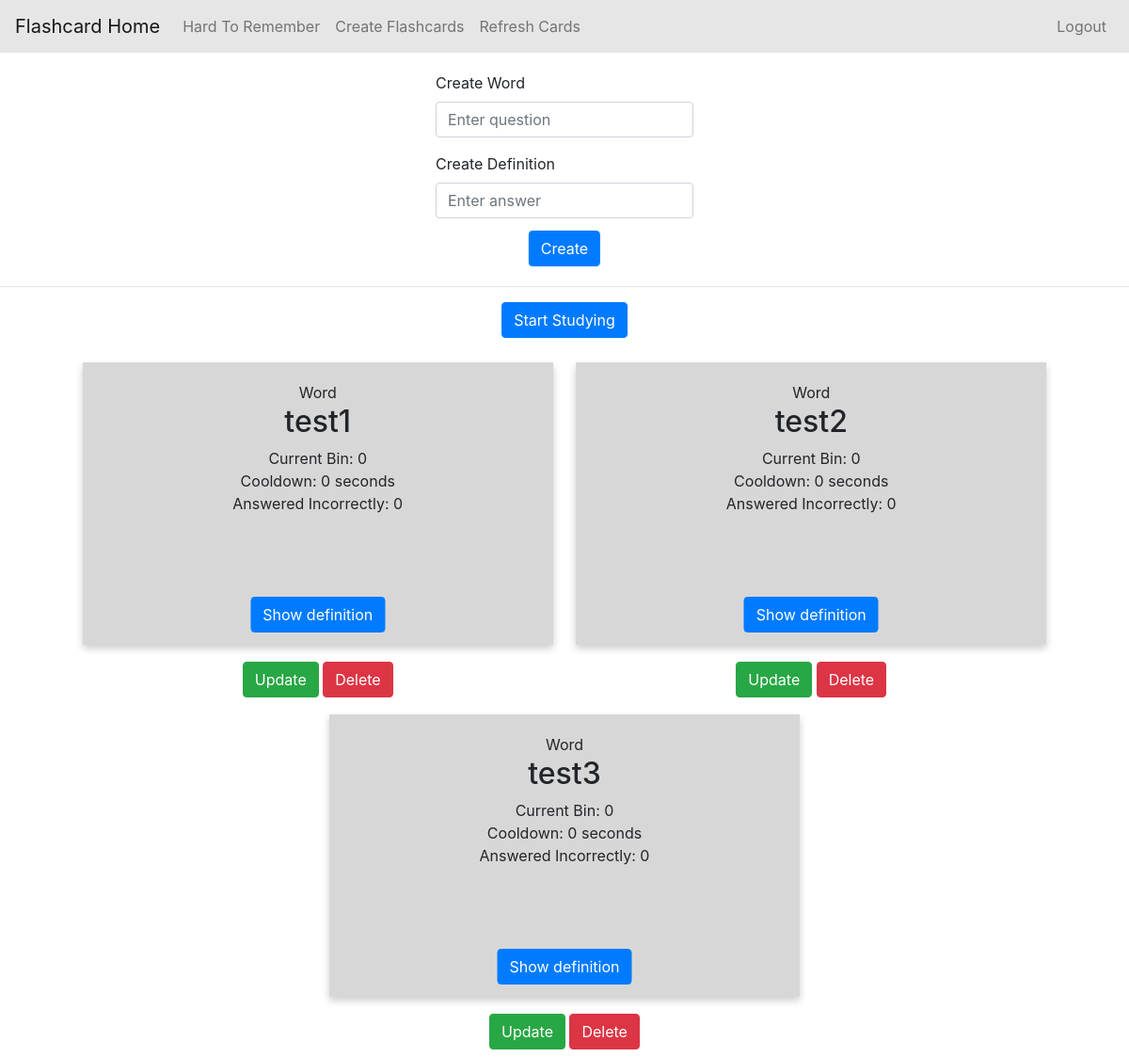
Before: /card_admin (signed in) with the older database file.
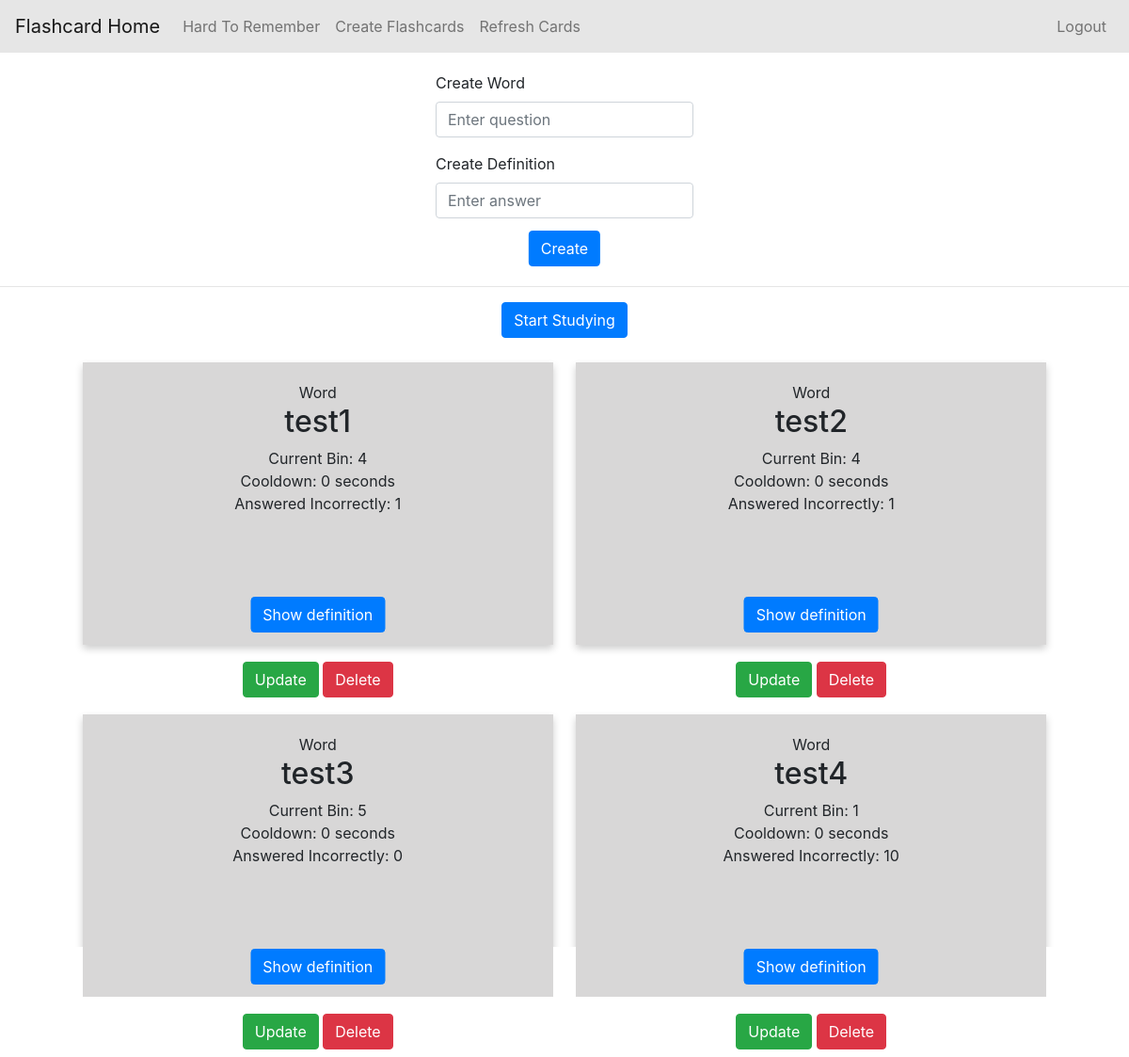
After: the same page with the newer database file.
### flash/models.py (models this page shows)
class Flashcard(models.Model):
    question = models.CharField(max_length=200)
    answer = models.CharField(max_length=200)
    hard_to_remember = models.IntegerField(default=0)
    time_cooldown = models.IntegerField(default=0)
    current_bin = models.CharField(max_length=200, default='0')
    last_bin_change = models.DateTimeField(default='2000-01-01 00:00:00.000000+00:00')
    user_id = models.ForeignKey(User, on_delete=models.CASCADE)

### flash/views.py (the view)
# urls.py: path('card_admin', views.card_admin, name='card-admin'),
def card_admin(request):
    if not request.user.is_authenticated:
        return redirect('login')
    updateTimes(request.user)
    flashcards = Flashcard.objects.filter(user_id=request.user)
    context = {
        'flashcards': flashcards
    }
    return render(request, 'flash/card_admin.html', context)

### flash/views.py (called while the page is built)
def updateTimes(user):
    flashcards = Flashcard.objects.filter(user_id=user)
    current_time = datetime.now(timezone.utc)
    print(f'Current time: {current_time}')
    for flashcard in flashcards:
        time_passed = current_time - flashcard.last_bin_change
        print('time_passed: ' + str(time_passed))
        cooldown_in_seconds = timespan[flashcard.current_bin] - time_passed.total_seconds()
        if cooldown_in_seconds < 0:
            cooldown_in_seconds = 0
        flashcard.time_cooldown = cooldown_in_seconds
        flashcard.save()
    return

### flash/templates/flash/card_admin.html (shortened to what this page needs)
{% extends 'flash/base.html' %}
{% block content %}
    <div class="form">
        <form>
            <div class="form-group">
                <label for="question">Create Word</label>
                <input type="text" class="form-control" id="question" placeholder="Enter question">
            </div>
            <div class="form-group">
                <label for="answer">Create Definition</label>
                <input type="text" class="form-control" id="answer" placeholder="Enter answer">
            </div>
            <div class="container-c">
                <div class="center mt-3">
                    <button class="btn btn-primary" onClick="create();">Create</button>
                </div>
            </div>
        </form>
    </div><br>
    <hr>
    {% if flashcards|length > 0%}
    <div style="text-align:center;" class="mt-3 mb-3">
        <button class="btn btn-primary" onClick="location.href='{% url 'flash-card-home' %}'">Start Studying</button>
    </div>
    {% endif%}
    <div style="text-align: center;">
        {% for card in flashcards %}
            <div style="display: inline-block !important;">
                <div class="flip-card d-flex justify-content-center align-items-center">
                    <div class="flip-card-inner " style="align-items:center">
                        <div class="flip-card-front">
                            <p>Word</p>
                            <h2 id="question">{{ card.question}}</h2>
                            <button class="btn btn-primary mb-2 definition-btn">Show definition</button>
                            <p>Current Bin: {{card.current_bin}}</p>
                            <p>Cooldown: {{ card.time_cooldown }} seconds</p>
                            <p>Answered Incorrectly: {{ card.hard_to_remember }}</p>
                        </div>
                        <div class="flip-card-back">
                            <p>Definition</p>
                            <h2 id="answer">{{ card.answer }}</h2>
                        </div>
                    </div>
                </div>
                <button class="btn btn-success mt-2 mb-2" onClick="update({{card.pk}});" style="text-align:center;max-width:200px;">Update</button>
                <button class="btn btn-danger mb-2 mt-2" onClick="del({{card.pk}});">Delete</button>
            </div>
        {% endfor %}
    </div>
{%endblock%}

### flash/templates/flash/base.html (shortened to what this page needs)
<html>
    <head>
        <link rel="stylesheet" href="https://cdn.jsdelivr.net/npm/bootstrap@4.0.0/dist/css/bootstrap.min.css">
        {%load static%}
        <link rel="stylesheet" type="text/css" href="../static/flash/flash.css"/>
    </head>
    <body>
        {% include 'flash/navbar.html' %}
        {% block content %}
        {% endblock %}
    </body>
</html>

### flash/templates/flash/navbar.html (shortened to what this page needs)
<nav class="navbar navbar-expand-md navbar-light" style="background-color: #e6e6e6;">
    <a class="navbar-brand" href="{% url 'flash-card-home' %}">Flashcard Home</a>
    <div class="collapse navbar-collapse" id="navbarNav">
        <ul class="navbar-nav mr-auto">
            <li class="nav-item">
                <a class="nav-link" href="{% url 'hard-to-remember' %}">Hard To Remember</a>
            </li>
            <li class="nav-item">
                <a class="nav-link" href="{% url 'card-admin' %}">Create Flashcards</a>
            </li>
            <li class="nav-item">
                <a class="nav-link" href="{% url 'admin-tool' %}">Refresh Cards</a>
            </li>
        </ul>
        <ul class="navbar-nav ml-auto">
            {% if request.user.is_authenticated %}
                <li class="nav-item">
                    <a class="nav-link" href="{% url 'logout' %}">Logout</a>
                </li>
            {% endif %}
        </ul>
    </div>
</nav>

### flash/static/flash/flash.css (style rules this page uses)
h2 { text-align: center; }
p { margin:0; }
.flip-card { width: 500px; height: 300px; cursor: pointer; margin: 10px; perspective: 1000px; }
.flip-card-inner { position: relative; width: 100%; height: 100%; text-align: center; transition: transform 0.6s; transform-style: preserve-3d; box-shadow: 0 4px 8px 0 rgba(0,0,0,0.2); }
.flip-card-front, .flip-card-back { position: absolute; top: 0; left: 0; width: 100%; height: 100%; backface-visibility: hidden; box-sizing: border-box; padding: 20px; text-align: center; overflow-y: scroll; -ms-overflow-style: none; scrollbar-width: none; }
.flip-card-front { background-color: #d8d7d7; }
.flip-card-back { background-color: #d8d7d7; transform: rotateY(180deg); }
.container-c { position: relative; }
.center { margin: 0; position: absolute; top: 50%; left: 50%; -ms-transform: translate(-50%, -50%); transform: translate(-50%, -50%); }
div.form { display: block; text-align: center; margin-top: 20px; }
form { display: inline-block; margin-left: auto; margin-right: auto; text-align: left; }
.definition-btn { text-align:center; max-width:200px; position:absolute; bottom:5; left:50%; transform:translateX(-50%); }

Changed rows visible on the page:
changed Flashcard "test1": current_bin "0" → "4"; hard_to_remember "0" → "1"
changed Flashcard "test2": current_bin "0" → "4"; hard_to_remember "0" → "1"
changed Flashcard "test3": current_bin "0" → "5"
added Flashcard: question "test4", current_bin "1", time_cooldown "0", hard_to_remember "10"
